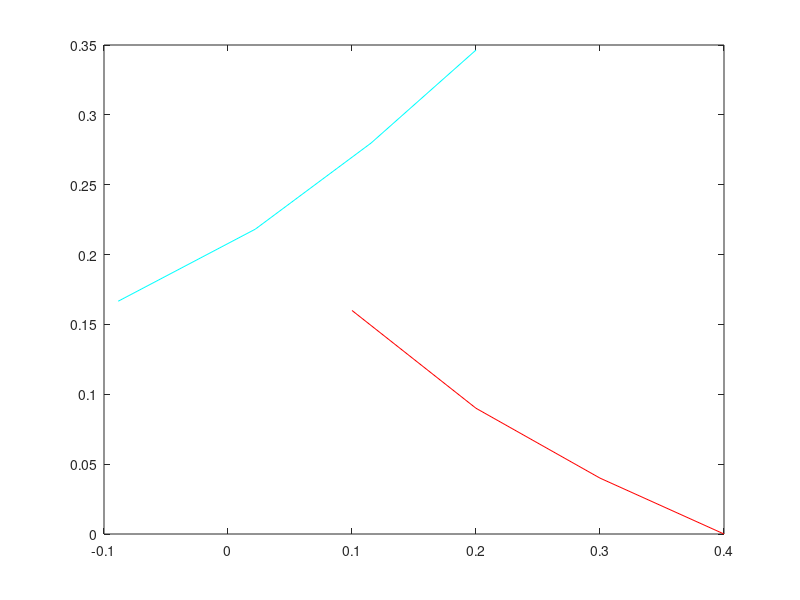

MATLAB code for this plot:
x=[.4 .3 .2 .1]
y=[0 .04 .09 .16]
plot(x,y,'r-');
hold on;
[m,n]=size(y)
%plot(x(1),x(2),'r*');
t=(60*pi/180);
for i=1:n
    ix(i)=x(i)*cos(t)-y(i)*sin(t);
    iy(i)=x(i)*sin(t)+y(i)*cos(t);
end
p=ix
q=iy
hold on;
plot(ix,iy,'c-');
%axis([-5 5 -5 5]);
